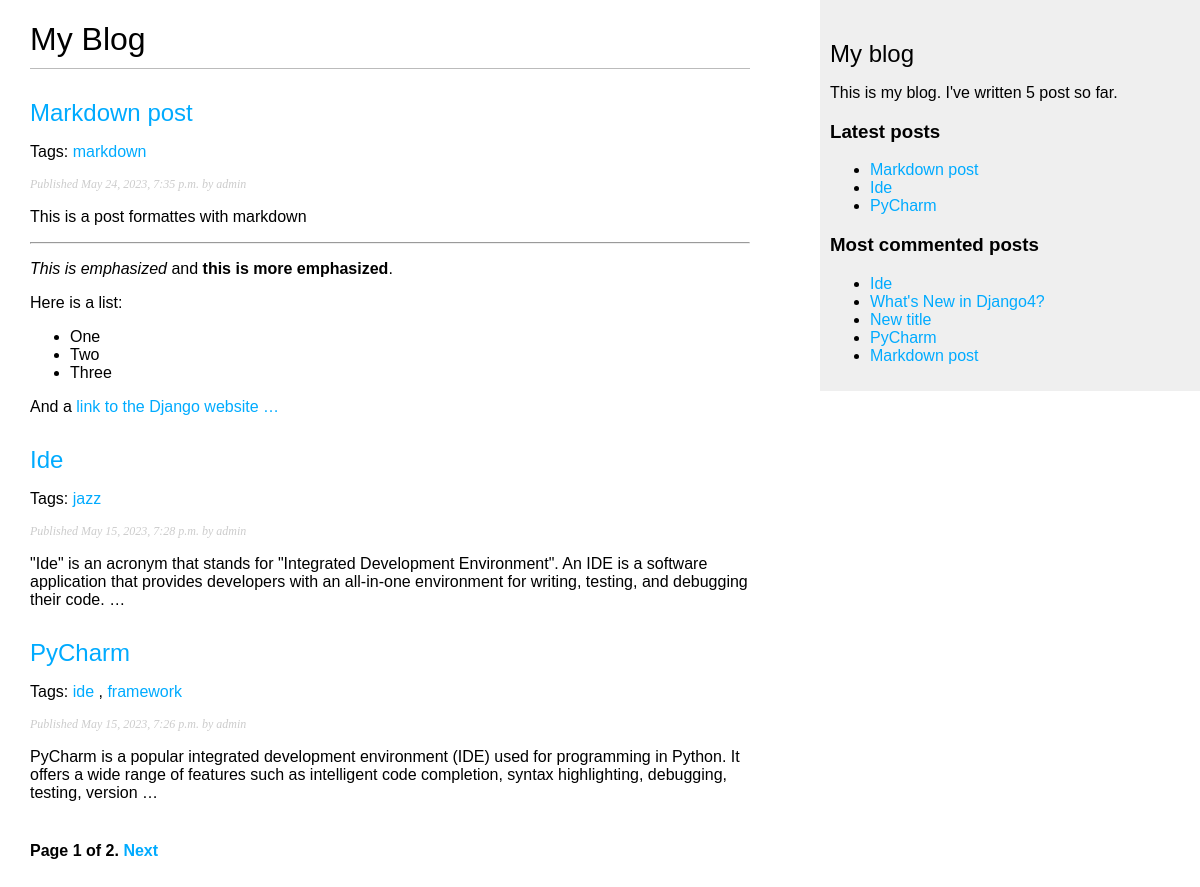
Screenshot of /blog/ with the database file from the repository.
### blog/models.py (models this page shows, shortened)
class Post(models.Model):
    class Status(models.TextChoices):
        DRAFT = 'DF', 'DRAFT'
        PUBLISHED = 'PB', 'Published'
    title = models.CharField(max_length=250)
    slug = models.SlugField(max_length=250, unique_for_date='publish')
    author = models.ForeignKey(User, on_delete=models.CASCADE, related_name='blog_posts')
    body = models.TextField()
    publish = models.DateTimeField(default=timezone.now)
    created = models.DateTimeField(auto_now_add=True)
    update = models.DateTimeField(auto_now=True)
    status = models.CharField(max_length=2,
                              choices=Status.choices,
                              default=Status.DRAFT)
    tags = TaggableManager()
    objects = models.Manager()
    published = PublishedManager()
    class Meta:
        ordering = ['-publish']
        indexes = [
            models.Index(fields=['-publish'])
        ]
    def get_absolute_url(self):
        return reverse('blog:post_detail',
                       args=[self.publish.year,
                             self.publish.month,
                             self.publish.day,
                             self.slug])

### blog/views.py (the view)
# urls.py: path('', views.post_list, name='post_list'),
def post_list(request, tag_slug=None):
    post_list = Post.published.all()
    tag = None
    if tag_slug:
        tag = get_object_or_404(Tag, slug=tag_slug)
        post_list = post_list.filter(tags__in=[tag])
    paginator = Paginator(post_list, 3)
    page_number = request.GET.get('page', 1)
    try:
        posts = paginator.page(page_number)
    except PageNotAnInteger:
        posts = paginator.page(1)
    except EmptyPage:
        posts = paginator.page(paginator.num_pages)
    return render(request,
                  'blog/post/list.html',
                  {'posts': posts,
                   'tag': tag})

### blog/models.py (called while the page is built)
    def get_queryset(self):
        return super().get_queryset() \
            .filter(status=Post.Status.PUBLISHED)

### blog/templatetags/blog_tags.py (called while the page is built)
@register.simple_tag()
def total_posts():
    return Post.published.count()

@register.inclusion_tag('blog/post/latest_posts.html')
def show_latest_posts(count=5):
    latest_posts = Post.published.order_by('-publish')[:count]
    return {'latest_posts': latest_posts}

@register.simple_tag()
def get_most_commented_posts(count=5):
    return Post.published.annotate(
        total_comments=Count('comments')
    ).order_by('-total_comments')[:count]

@register.filter(name='markdown')
def markdown_format(text):
    return mark_safe(markdown.markdown(text))

### blog/templates/blog/post/list.html (shortened to what this page needs)
{% extends "blog/base.html" %}
{% load blog_tags %}
{% block content %}
  <h1>My Blog</h1>
  {% for post in posts %}
    <h2>
      <a href="{{ post.get_absolute_url }}">
        {{ post.title }}
      </a>
    </h2>
    <p class="tags">
      Tags:
      {% for tag in post.tags.all %}
      <a href="{% url "blog:post_list_by_tag" tag.slug %}">
          {{ tag.name }}
      </a>
      {% if not forloop.last %}, {% endif %}
      {% endfor %}
    </p>
    <p class="date">
      Published {{ post.publish }} by {{ post.author }}
    </p>
    {{ post.body|markdown|truncatewords_html:30 }}
  {% endfor %}
  {% include "pagination.html" with page=posts %}
{% endblock %}

### blog/templates/blog/base.html (shortened to what this page needs)
{% load blog_tags %}
{% load static %}
<!DOCTYPE html>
<html>
<head>
  <link href="{% static "css/blog.css" %}" rel="stylesheet">
</head>
<body>
  <div id="content">
    {% block content %}
    {% endblock %}
  </div>
  <div id="sidebar">
    <h2>My blog</h2>
    <p>
      This is my blog.
      I've written {% total_posts %} post so far.
    </p>
    <h3>Latest posts</h3>
    {% show_latest_posts 3 %}
    <h3>Most commented posts</h3>
    {% get_most_commented_posts as most_commented_posts %}
    <ul>
      {% for post in most_commented_posts %}
      <li>
        <a href="{{ post.get_absolute_url }}">{{ post.title }}</a>
      </li>
      {% endfor %}
    </ul>
  </div>
</body>
</html>

### blog/templates/blog/post/latest_posts.html
<ul>
  {% for post in latest_posts %}
    <li>
      <a href="{{ post.get_absolute_url }}">{{ post.title }}</a>
    </li>
  {% endfor %}
</ul>

### blog/static/css/blog.css (style rules this page uses)
body { margin:0; padding:0; font-family:helvetica, sans-serif; }
a { color:#00abff; text-decoration:none; }
h1 { font-weight:normal; border-bottom:1px solid #bbb; padding:0 0 10px 0; }
h2 { font-weight:normal; margin:30px 0 0; }
#content { float:left; width:60%; padding:0 0 0 30px; }
#sidebar { float:right; width:30%; padding:10px; background:#efefef; height:100%; }
p.date { color:#ccc; font-family: georgia, serif; font-size: 12px; font-style: italic; }

### rows the page displays
Post: title "Markdown post", publish "May 24, 2023, 7:35 p.m.", author "admin", body "This is a post formattes with markdown This is emphasized and this is more emphasized . Here is a list: One Two Three And a link to the Django website …"
Tag: name "markdown"
Post: title "Ide", publish "May 15, 2023, 7:28 p.m.", author "admin", body "\"Ide\" is an acronym that stands for \"Integrated Development Environment\". An IDE is a software application that provides developers with an all-in-one environment for writing, testing, and debugging their code. …"
Tag: name "jazz"
Post: title "PyCharm", publish "May 15, 2023, 7:26 p.m.", author "admin", body "PyCharm is a popular integrated development environment (IDE) used for programming in Python. It offers a wide range of features such as intelligent code completion, syntax highlighting, debugging, testing, version …"
Tag: name "ide"
Tag: name "framework"
Post: title "What's New in Django4?"
Post: title "New title"

### other values shown
{{ page.number }} "1"
{{ page.paginator.num_pages }} "2"
